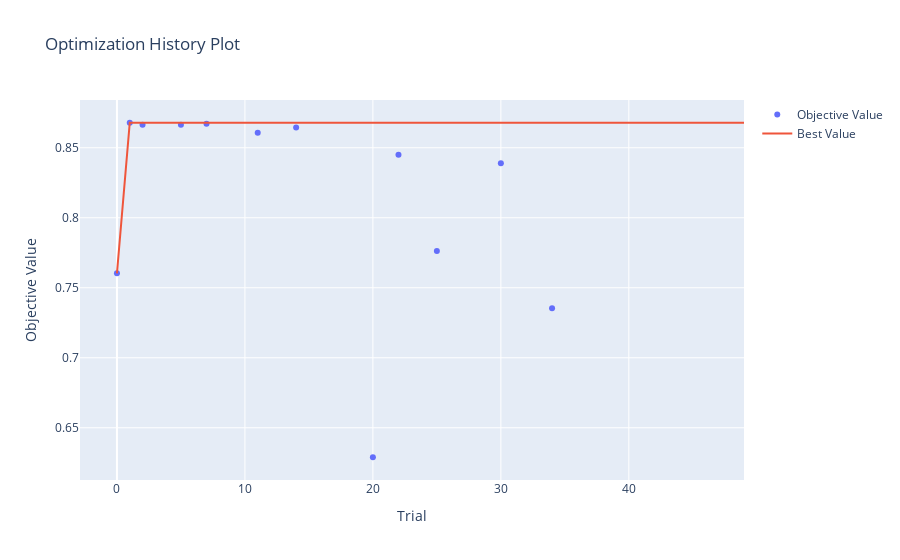

Notebook code cell kept with this figure:
### Code cell
plot_optimization_history(study_bilstm_word2vec)

### Figure 1 — Plotly figure (JSON) as saved in the notebook; plotly's stock layout.template omitted (floating-point values rounded to 4 significant figures)
{"data": [{"mode": "markers", "name": "Objective Value", "type": "scatter", "x": [0, 1, 2, 5, 7, 11, 14, 20, 22, 25, 30, 34], "y": [0.7603, 0.8679, 0.8665, 0.8665, 0.8671, 0.8607, 0.8645, 0.6289, 0.845, 0.7762, 0.8389, 0.7354]}, {"mode": "lines", "name": "Best Value", "type": "scatter", "x": [0, 1, 2, 3, 4, 5, 6, 7, 8, 9, 10, 11, 12, 13, 14, 15, 16, 17, 18, 19, 20, 21, 22, 23, 24, 25, 26, 27, 28, 29, 30, 31, 32, 33, 34, 35, 36, 37, 38, 39, 40, 41, 42, 43, 44, 45, 46, 47, 48, 49], "y": [0.7603, 0.8679, 0.8679, 0.8679, 0.8679, 0.8679, 0.8679, 0.8679, 0.8679, 0.8679, 0.8679, 0.8679, 0.8679, 0.8679, 0.8679, 0.8679, 0.8679, 0.8679, 0.8679, 0.8679, 0.8679, 0.8679, 0.8679, 0.8679, 0.8679, 0.8679, 0.8679, 0.8679, 0.8679, 0.8679, 0.8679, 0.8679, 0.8679, 0.8679, 0.8679, 0.8679, 0.8679, 0.8679, 0.8679, 0.8679, 0.8679, 0.8679, 0.8679, 0.8679, 0.8679, 0.8679, 0.8679, 0.8679, 0.8679, 0.8679]}, {"marker": {"color": "#cccccc"}, "mode": "markers", "name": "Infeasible Trial", "showlegend": false, "type": "scatter", "x": [], "y": []}], "layout": {"title": {"text": "Optimization History Plot"}, "xaxis": {"title": {"text": "Trial"}}, "yaxis": {"title": {"text": "Objective Value"}}}}
